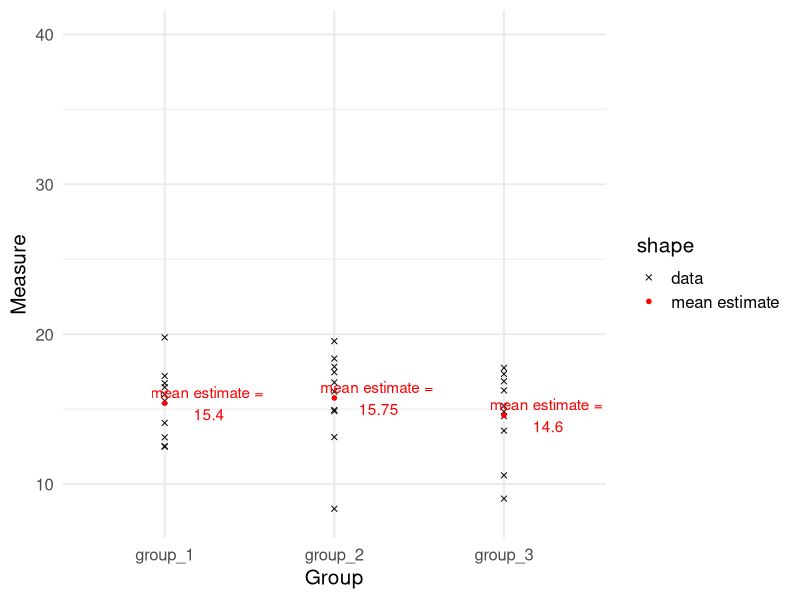
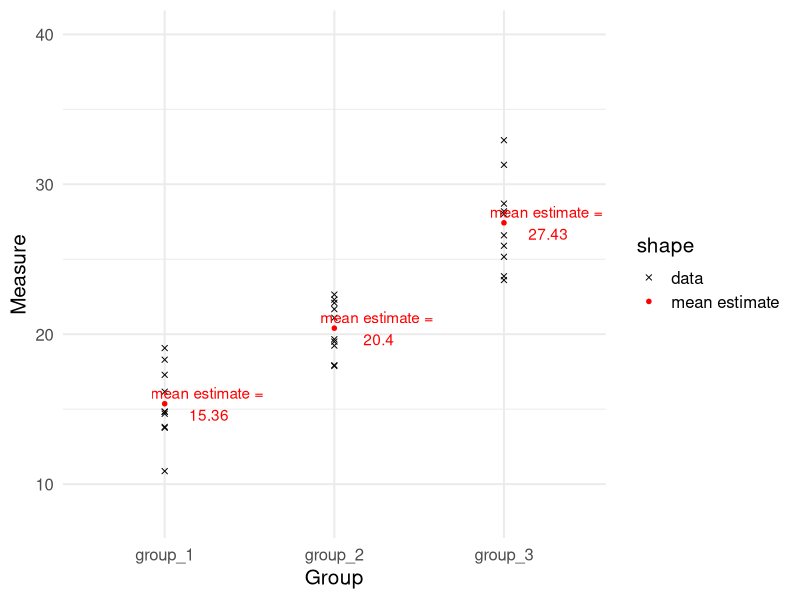
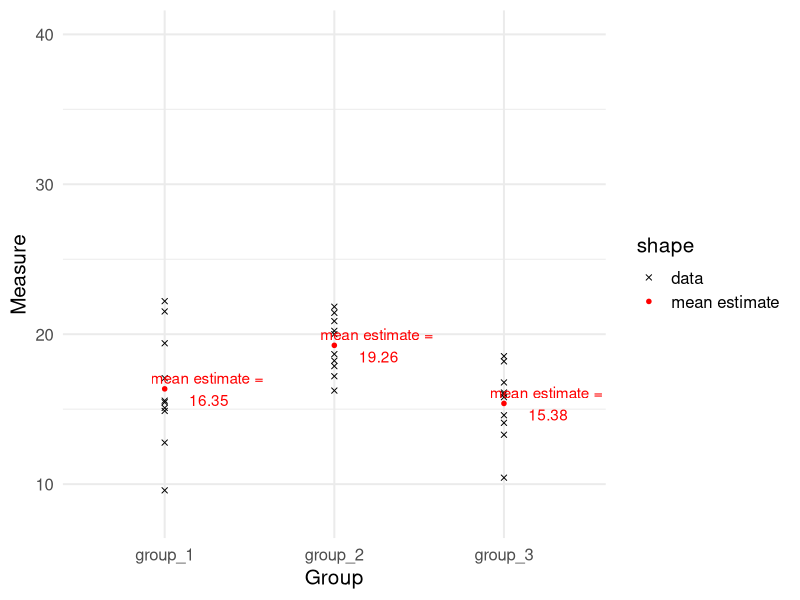
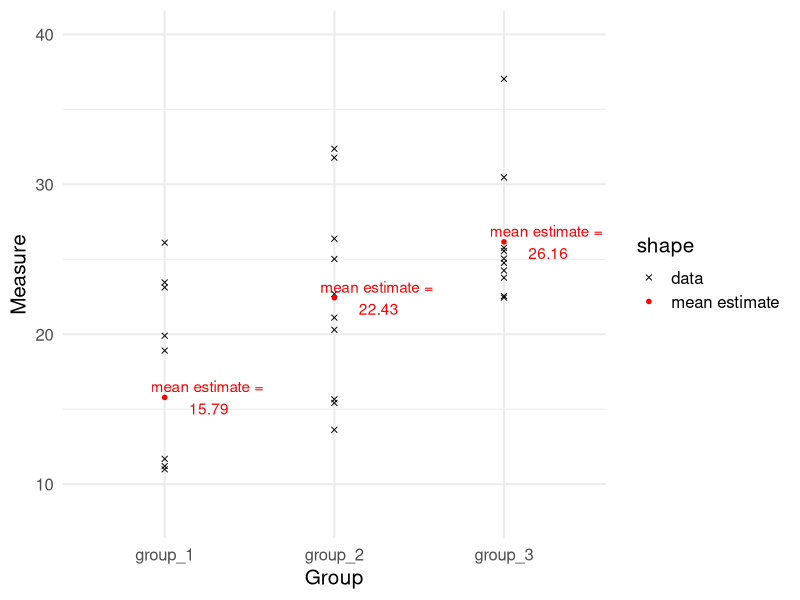
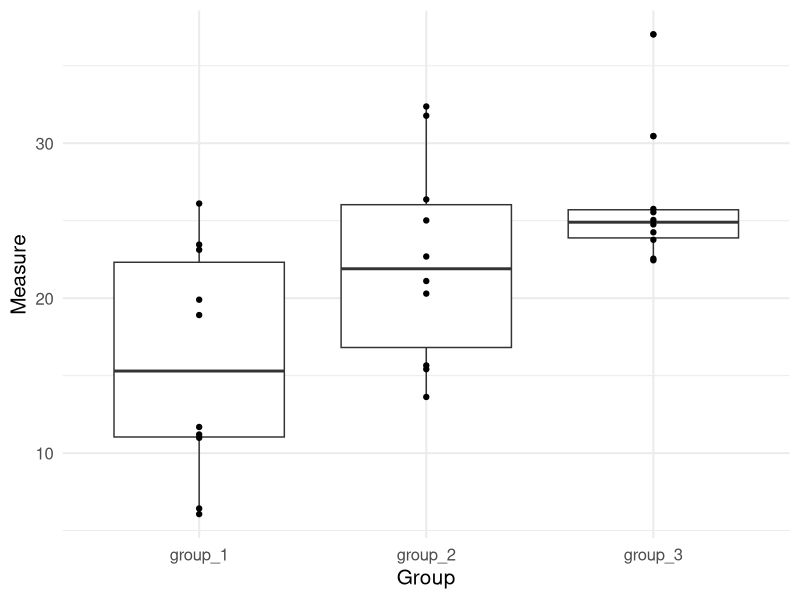
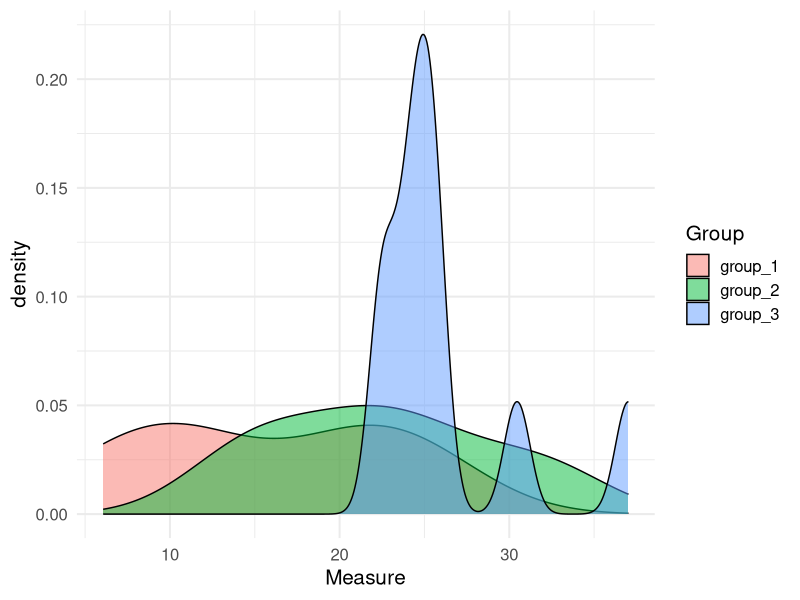
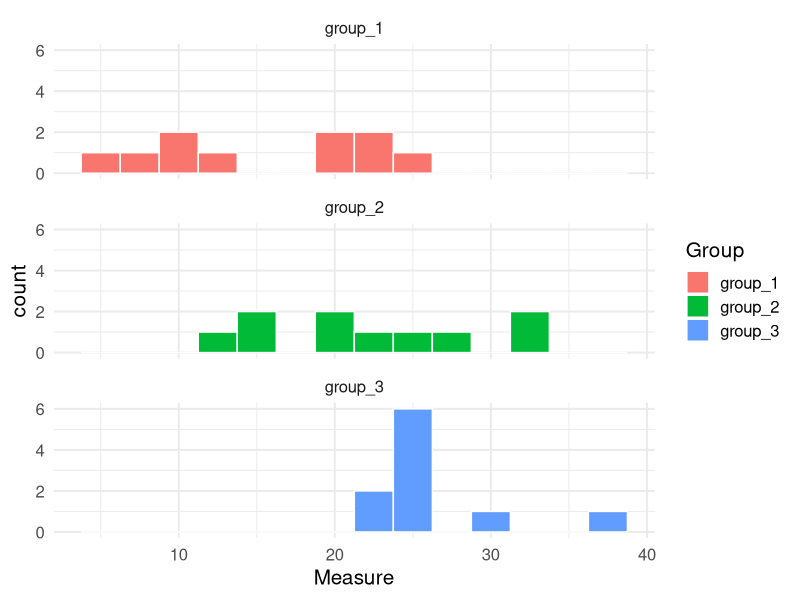

Write R code to recreate these figures, in order.
## ---- chunk 1
library(knitr) # for include_graphics() 
library(dplyr)
library(forcats)
## ---- chunk 2
library(ggplot2)
library(tidyr)
library(dplyr)
set.seed(1)

group_1 <- rnorm(n = 10, mean = 15, sd = 3)
group_2 <- rnorm(n = 10, mean = 15, sd = 3)
group_3 <- rnorm(n = 10, mean = 15, sd = 3)

no_diff <- data.frame(group_1, group_2, group_3)

no_diff_narrow <- no_diff %>% gather(key = "Group", value = "Measure", group_1:group_3)

means <- no_diff_narrow %>% group_by(Group) %>% summarise(Measure = mean(Measure))

ggplot(no_diff_narrow, aes(x = Group, y = Measure)) + geom_point(aes(pch = "data")) + 
  geom_point(data = means, col = "red", size = 2, aes(pch = "mean estimate")) + theme_minimal(base_size = 15) + 
  scale_shape_manual(values = c(4, 20)) +
  geom_text(data = means, col = "red", aes(label = paste("mean estimate =\n", round(Measure, 2))), nudge_x = 0.25) +
  scale_y_continuous(limits = c(8, 40))
## ---- chunk 3
group_1 <- rnorm(n = 10, mean = 15, sd = 3)
group_2 <- rnorm(n = 10, mean = 20, sd = 3)
group_3 <- rnorm(n = 10, mean = 27, sd = 3)

diff <- data.frame(group_1, group_2, group_3)

diff_narrow <- diff %>% gather(key = "Group", value = "Measure", group_1:group_3)

means_2 <- diff_narrow %>% group_by(Group) %>% summarise(Measure = mean(Measure))

ggplot(diff_narrow, aes(x = Group, y = Measure)) + geom_point(aes(pch = "data")) + 
  geom_point(data = means_2, col = "red", size = 2, aes(pch = "mean estimate")) + theme_minimal(base_size = 15) + 
  scale_shape_manual(values = c(4, 20)) +
  geom_text(data = means_2, col = "red", aes(label = paste("mean estimate =\n", round(Measure, 2))), nudge_x = 0.25) +
  scale_y_continuous(limits = c(8, 40))
## ---- chunk 4
group_1 <- rnorm(n = 10, mean = 15, sd = 3)
group_2 <- rnorm(n = 10, mean = 20, sd = 3)
group_3 <- rnorm(n = 10, mean = 15, sd = 3)

diff_2 <- data.frame(group_1, group_2, group_3)

diff_2_narrow <- diff_2 %>% gather(key = "Group", value = "Measure", group_1:group_3)

means_3 <- diff_2_narrow %>% group_by(Group) %>% summarise(Measure = mean(Measure))

ggplot(diff_2_narrow, aes(x = Group, y = Measure)) + geom_point(aes(pch = "data")) + 
  geom_point(data = means_3, col = "red", size = 2, aes(pch = "mean estimate")) + theme_minimal(base_size = 15) + 
  scale_shape_manual(values = c(4, 20)) +
  geom_text(data = means_3, col = "red", aes(label = paste("mean estimate =\n", round(Measure, 2))), nudge_x = 0.25) +
  scale_y_continuous(limits = c(8, 40))
## ---- chunk 5
group_1 <- rnorm(n = 10, mean = 15, sd = 7)
group_2 <- rnorm(n = 10, mean = 20, sd = 7)
group_3 <- rnorm(n = 10, mean = 27, sd = 7)

diff_3 <- data.frame(group_1, group_2, group_3)

diff_3_narrow <- diff_3 %>% gather(key = "Group", value = "Measure", group_1:group_3)

means_4 <- diff_3_narrow %>% group_by(Group) %>% summarise(Measure = mean(Measure))

ggplot(diff_3_narrow, aes(x = Group, y = Measure)) + geom_point(aes(pch = "data")) + 
  geom_point(data = means_4, col = "red", size = 2, aes(pch = "mean estimate")) + theme_minimal(base_size = 15) + 
  scale_shape_manual(values = c(4, 20)) +
  geom_text(data = means_4, col = "red", aes(label = paste("mean estimate =\n", round(Measure, 2))), nudge_x = 0.25) +
  scale_y_continuous(limits = c(8, 40))
## ---- chunk 6
ggplot(diff_3_narrow, aes(x = Group, y = Measure)) + 
  geom_boxplot() +
    geom_point() +
  theme_minimal(base_size = 15)
## ---- chunk 7
ggplot(diff_3_narrow, aes(x = Measure)) + 
  geom_density(aes(fill = Group), alpha = 0.5) +
  theme_minimal(base_size = 15)
## ---- chunk 8
ggplot(diff_3_narrow, aes(x = Measure)) + 
  geom_histogram(aes(fill = Group), col = "white", binwidth = 2.5) +
  theme_minimal(base_size = 15) + facet_wrap(~ Group, nrow = 3)
